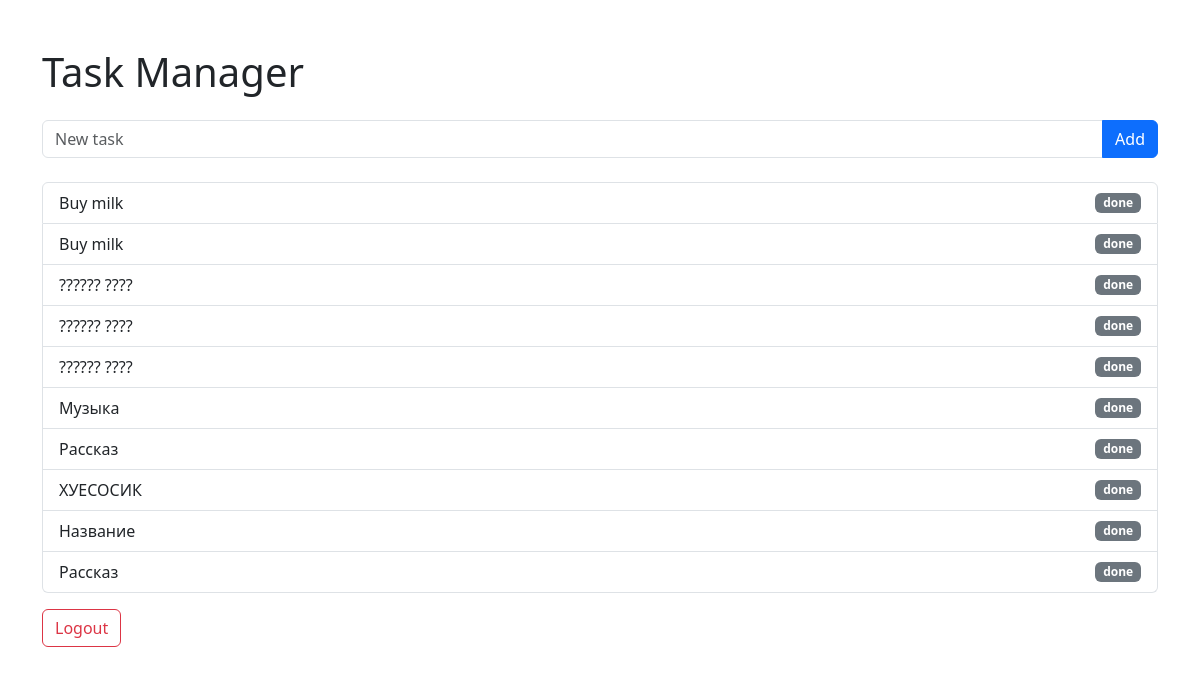
Page /tasks (signed in) on the earlier database version.
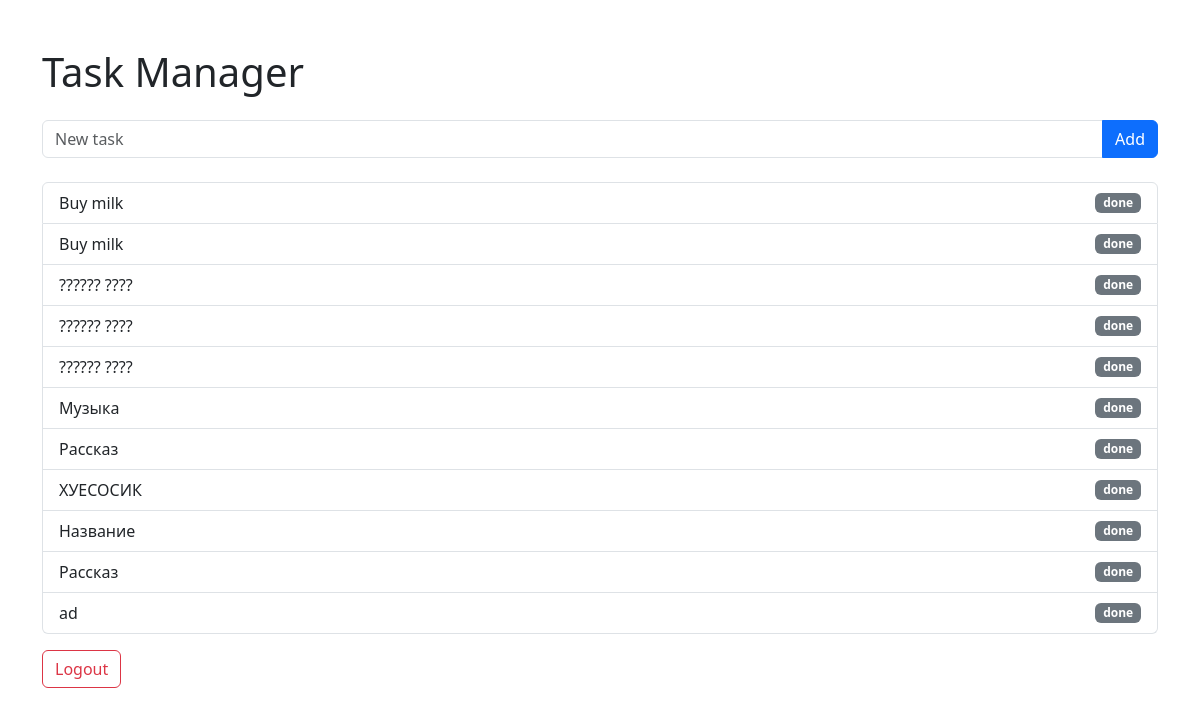
Same page on the later database version.
### tables this page shows
CREATE TABLE tasks 
                     (id INTEGER PRIMARY KEY AUTOINCREMENT, title TEXT, status TEXT);

### main.py (the view, shortened to what this page needs)
@app.route('/tasks', methods=['GET', 'POST'])
def tasks():
    if 'logged_in' not in session or not session['logged_in']:
        return redirect('/login')
    tasks_list = get_all_tasks()
    return render_template('tasks.html', tasks=tasks_list)

### main.py (called while the page is built)
@contextmanager
def get_db_connection():
    conn = sqlite3.connect(DATABASE)
    try:
        yield conn
    finally:
        conn.close()

def get_all_tasks():
    with get_db_connection() as conn:
        c = conn.cursor()
        c.execute('SELECT * FROM tasks')
        return [{'id': row[0], 'title': row[1], 'status': row[2]} for row in c.fetchall()]

### templates/tasks.html (shortened to what this page needs)
<!DOCTYPE html>
<html lang="en">
<head>
    <link href="https://cdn.jsdelivr.net/npm/bootstrap@5.3.3/dist/css/bootstrap.min.css" rel="stylesheet">
</head>
<body>
    <div class="container mt-5">
        <h1 class="mb-4">Task Manager</h1>
        <form method="POST" class="mb-4">
            <div class="input-group">
                <input type="text" name="title" class="form-control" placeholder="New task" required>
                <button type="submit" class="btn btn-primary">Add</button>
            </div>
        </form>
        <ul class="list-group">
            {% for task in tasks %}
                <li class="list-group-item d-flex justify-content-between align-items-center">
                    {{ task.title }}
                    <span class="badge bg-secondary">{{ task.status }}</span>
                </li>
            {% endfor %}
        </ul>
        <a href="/logout" class="btn btn-outline-danger mt-3">Logout</a>
    </div>
</body>
</html>

Differences in the rows shown:
added tasks: title "ad", status "done"
